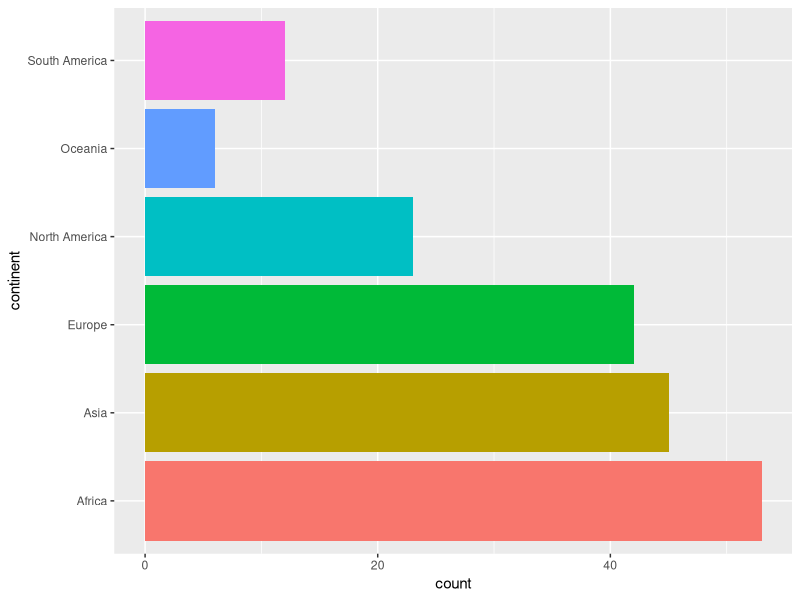
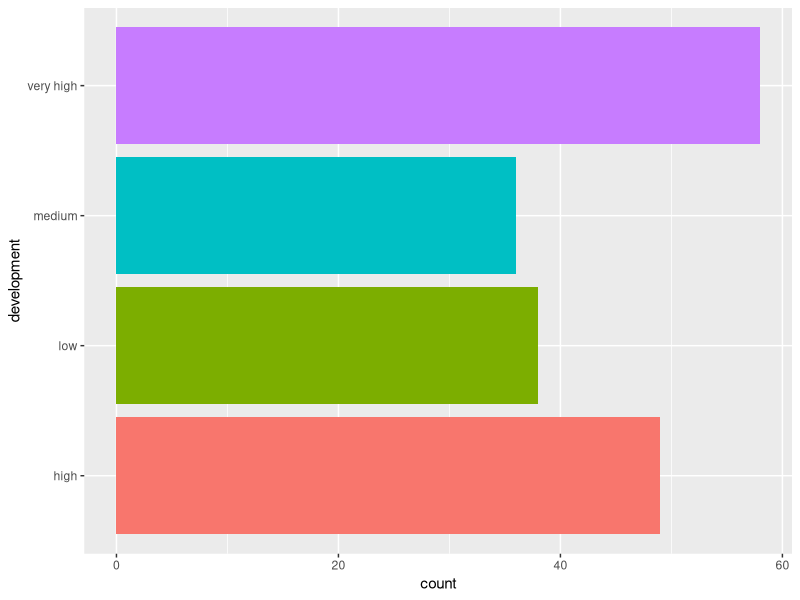
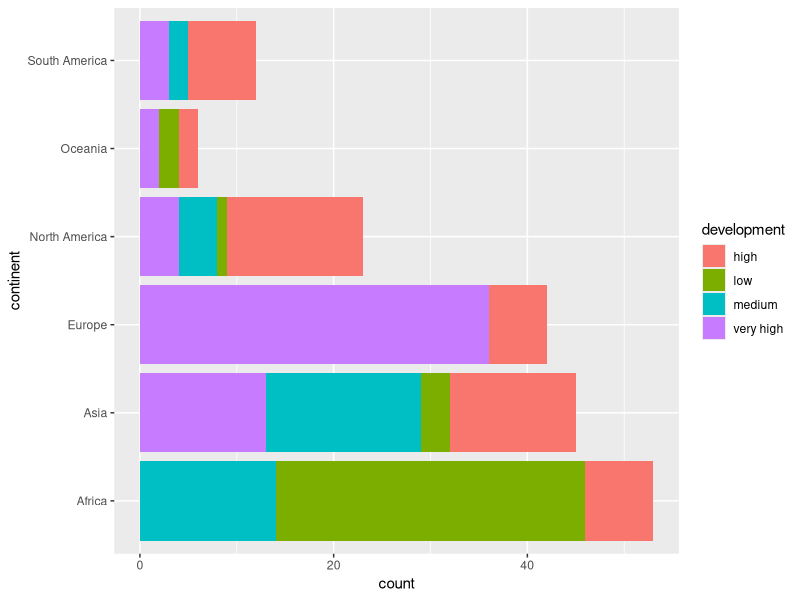
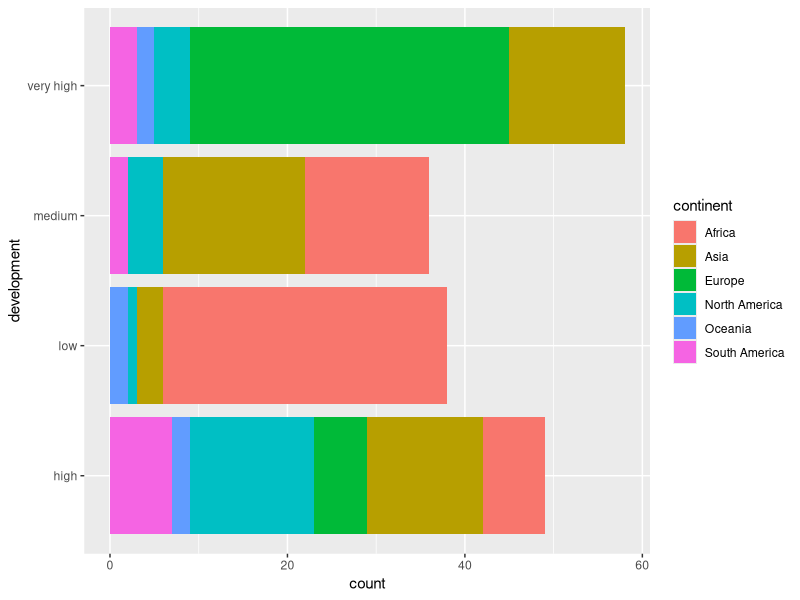

Write the R code that produced these figures, in order. (Note: this script raises an error after producing the figures.)
## ---- chunk 1
knitr::opts_chunk$set(
    collapse = TRUE,
    comment = '#>',
    fig.path = './figures/'
)
## ---- chunk 2
library(dplyr)
library(ggplot2)
## ---- chunk 3
data <- read.csv('./data/data.csv')
head(data)
## ---- chunk 4
columns_selected <- names(data)[names(data) != 'new_deaths_smoothed' & names(data) != 'new_cases_smoothed' & names(data) != 'new_cases_smoothed_per_million' & names(data) != 'X']
data <- data %>% select(all_of(columns_selected))
## ---- chunk 5
categorical <- c('location','continent','development')
interesting_vars <- c('total_cases','new_cases','total_deaths','stringency_index','population','population_density','median_age','aged_65_older','gdp_per_capita','extreme_poverty','cardiovasc_death_rate','diabetes_prevalence','hospital_beds_per_thousand','life_expectancy','human_development_index')
## ---- chunk 6
ggplot(data=data) +
    geom_bar(aes(fill=continent, y=continent), show.legend = FALSE)
## ---- chunk 7
ggplot(data=data) +
    geom_bar(aes(fill=development, y=development), show.legend = FALSE)
## ---- chunk 8
ggplot(data=data) +
    geom_bar(aes(fill=development ,y=continent))
## ---- chunk 9
ggplot(data=data) +
    geom_bar(aes(fill=continent, y=development))
## ---- chunk 10
color_1 <- "khaki"
color_2 <- "lightseagreen"
color_3 <- "lightpink2"
## ---- chunk 11
interesting_vars
## ---- chunk 12
par(mfrow=c(2,2))
boxplot(X$Apps,main="Boxplot of Apps",xlab="Apps",ylab="All universities",col=color_1,horizontal=TRUE)
boxplot(X$Apps~X$Private,main="Boxplot of Apps in terms of Private",ylab="Private",xlab="Apps",col=c(color_3,color_2),horizontal=TRUE)
plot(density(X$Apps,kernel="gaussian"),ylab="Density",main="Kernel density of Apps",xlab="Apps",col=color_1,lwd=5)
d_Yes <- density(X$Apps[X$Private=="Yes"],kernel="gaussian")
min_x_d_Yes <- min(d_Yes$x)
max_x_d_Yes <- max(d_Yes$x)
min_y_d_Yes <- min(d_Yes$y)
max_y_d_Yes <- max(d_Yes$y)
d_No <- density(X$Apps[X$Private=="No"],kernel="gaussian")
min_x_d_No <- min(d_No$x)
max_x_d_No <- max(d_No$x)
min_y_d_No <- min(d_No$y)
max_y_d_No <- max(d_No$y)
min_x <- min(c(min_x_d_Yes,min_x_d_No))
max_x <- max(c(max_x_d_Yes,max_x_d_No))
min_y <- min(c(min_y_d_Yes,min_y_d_No))
max_y <- max(c(max_y_d_Yes,max_y_d_No))
plot(c(min_x,max_x),c(min_y,max_y),xlab="Apps",ylab="Density",main="Kernel density of Apps in terms of Private",type="n")
lines(d_Yes$x,d_Yes$y,col=color_2,lwd=5)
lines(d_No$x,d_No$y,col=color_3,lwd=5)
